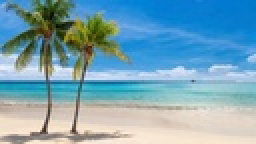
%> input picture lab5/imgb.jpg, 128 x 72 px, shrunk from 612 x 344 before the run (shown 2 times larger)
$ octave code.m   (GNU Octave 9; MATLAB toolbox functions it lacks are replaced by stand-ins)
%> lines starting %> are read from the running program, lines starting %| are printed output that depends on the picture
img = imread('imgb.jpg'); % Reads the image
%> img is the input picture: size 72x128x3 uint8; mean R, G, B 121.2, 164.4, 181.8
gray = rgb2gray(img);
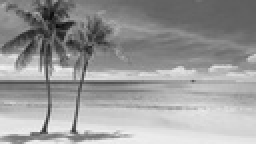
%> gray: size 72x128 uint8 (shown 2 times larger); min 8, max 242, mean 153.5
[m,n] = size(gray);
%> m = 72; n = 128
x = 0:255;
y = 0:255;
for i=1:256
    z = 0;
    for j=1:m
        for k=1:n
            if (gray(j,k) == i-1)
                z = z + 1;
            end
        end
    end
    y(i) = z;
end
%> after the loop, y = 256 values, max 134 at index 100, min 0 at index 1, mean 36
pdf = zeros(1,256);
cdf = zeros(1,256);
s = sum(y);
%> s = 9216
for i = 1:256
    pdf(i) = (y(i))/s;
end
%> after the loop, pdf = 256 values, max 0.0145 at index 100, min 0 at index 1, mean 0.00391
cdf = cumsum(pdf);
%> cdf = 256 values from 0 to 1
mul = cdf*255;
%> mul = 256 values from 0 to 255
y1 = round(mul);
%> y1 = 256 values from 0 to 255
subplot(2,1,1); bar(y); title('Original histogram');
xlabel('Pixel values'); ylabel('Number of pixels');
subplot(2,1,2); bar(y1); title('Equalised histogram');
xlabel('Pixel values'); ylabel('Number of pixels');
%> after `ylabel('Number of pixels')`:
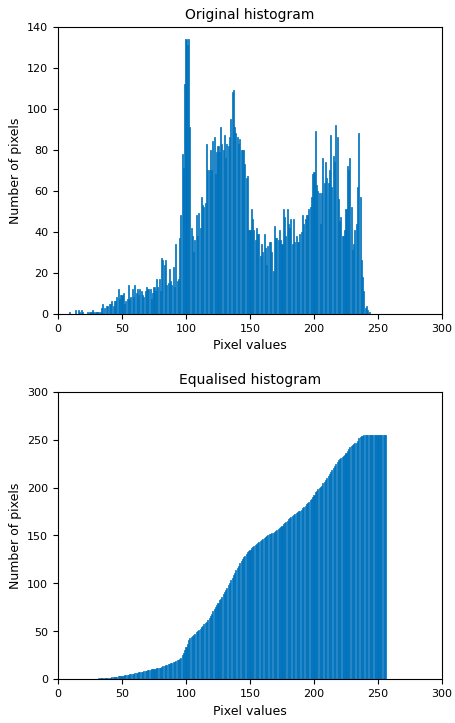
%> figure redrawn from the program's plot data, 2 panels; panel 1: tallest bar 134 high, from x = 99.6 to 100.4; panel 2: tallest bar 255 high, from x = 238.6 to 239.4
